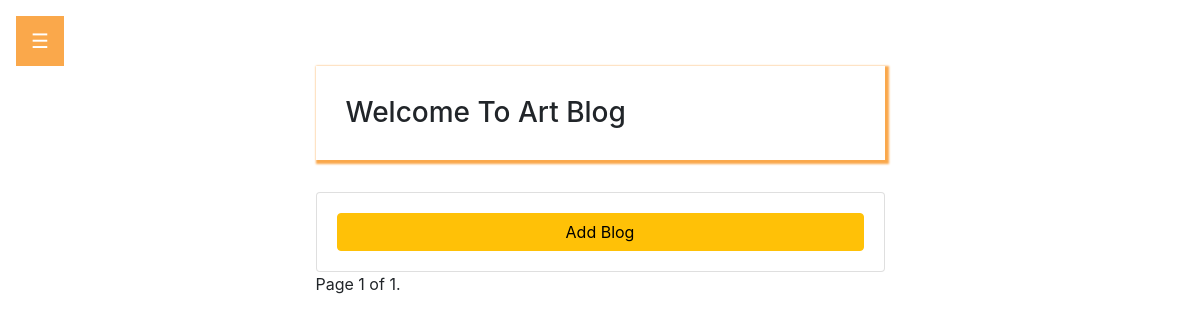
The app's page /blog/blogs/, older data.
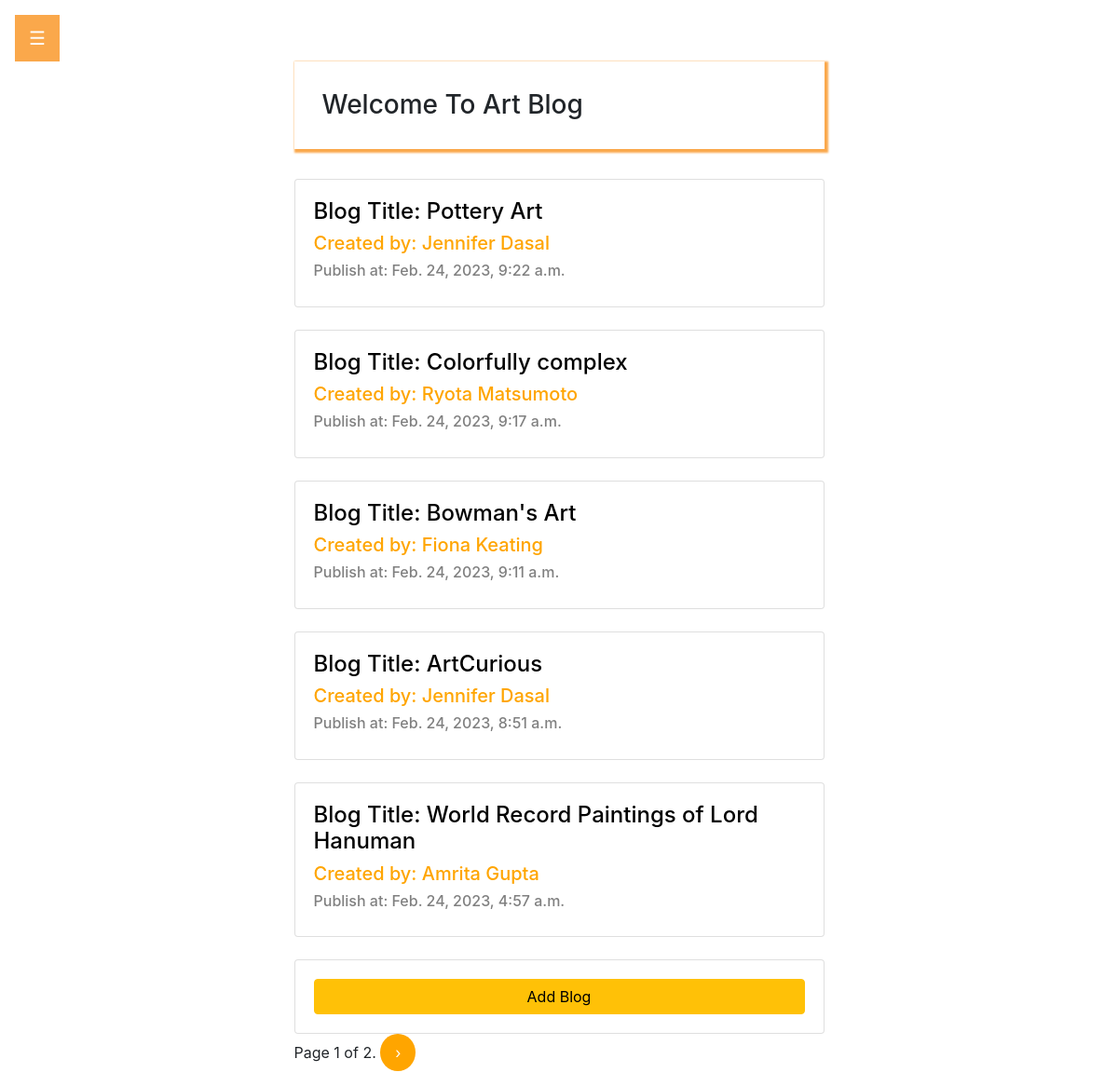
The same page, newer data.
### blog/models.py (models this page shows, shortened)
class BaseModel(models.Model):
    created_at = models.DateTimeField(auto_now_add=True)
    class Meta:
        abstract = True
        ordering = ['-created_at']

class Blog(BaseModel):
    author = models.ForeignKey(Author, on_delete=models.CASCADE,related_name='blogs')
    title = models.CharField(max_length=100)
    blog_content = models.TextField()
    def get_absolute_url(self):
        return reverse("blogdetail", kwargs={"pk": self.pk})

class Author(models.Model):
    name = models.CharField(max_length=100,null=False)
    about_author = models.TextField()
    def __str__(self):
        return self.name

### blog/views.py (the view)
# urls.py: path("blogs/", BlogListView.as_view(), name="blogs"),
class BlogListView(ListView):
    model = Blog
    paginate_by = 5

### blog/templates/blog/blog_list.html (shortened to what this page needs)
{% extends "base.html" %}
{% block content %}
   {% for blog in page_obj %}
        <div class="card">
            <a href=" {{blog.get_absolute_url}}"> <h4><span>Blog Title:</span> {{blog.title}}</h4></a>
            <a href="{% url 'authordetail' blog.author_id %}"><h5><span>Created by:</span> {{blog.author}}</h5></a>
            <h6><span>Publish at:</span> {{blog.created_at}}</h6>
        </div><br>
    {% endfor %}
    <div class="card">
        <button class="btn btn-warning" type="submit"><a href="{% url 'blogform' %}">Add Blog</a></button>
    </div>
    <div class="pagination">
        <footer>
                    <span>
                      Page {{ page_obj.number }} of {{ page_obj.paginator.num_pages }}.
                    </span>
                    {% if page_obj.has_next %}
                      <a href="?page={{ page_obj.next_page_number }}" class="next round">&#8250;</a>
                    {% endif %}
        </footer>
    </div>
{% endblock content %}

### blog/templates/base.html (shortened to what this page needs)
<!DOCTYPE html>
{% load static %}
<html lang="en">
<head>
    <link rel="stylesheet" href="{% static 'stylesheet.css' %}">
    <link rel="stylesheet" href="{% static 'bootstrap.min.css' %}">
</head>
<body>
       <nav>
          <div id="main">
            <button class="openbtn" onclick="openNav()">☰</button>
       <nav>
            <div class="row justify-content-center">
                <div class="col-md-6 offset-md-">
                    <h3>Welcome To Art Blog</h3>
                    <br>
                    {% block content %}
                    {% endblock content %}
                </div>
            </div>
        </div>
</body>
</html>

### blog/static/stylesheet.css (style rules this page uses)
body { font-family: "Lato", sans-serif; }
.openbtn { font-size: 20px; cursor: pointer; background-color: rgb(250, 168, 75); color: white; padding: 10px 15px; border: none; }
#main { transition: margin-left .5s; padding: 16px; }
h3 { padding: 30px; box-shadow: 2px 2px 2px 2px rgb(250, 168, 75); margin-top: 150px; }

### blog/templates/blog/blog_list.html (style rules this page uses)
.card { padding:20px; }
h6 { color:grey; }
h5 { color:orange; }
.round { border-radius: 50%; }
footer a { text-decoration: none; display: inline-block; padding: 8px 16px; background-color:orange; color:white; }
.card a { color:black; }

Row changes from the older to the newer data that the page shows:
added Blog: title "Pottery Art", author "Jennifer Dasal", created_at "Feb. 24, 2023, 9:22 a.m."
added Blog: title "Colorfully complex", author "Ryota Matsumoto", created_at "Feb. 24, 2023, 9:17 a.m."
added Blog: title "Bowman's Art", author "Fiona Keating", created_at "Feb. 24, 2023, 9:11 a.m."
added Blog: title "ArtCurious", author "Jennifer Dasal", created_at "Feb. 24, 2023, 8:51 a.m."
added Blog: title "World Record Paintings of Lord Hanuman", author "Amrita Gupta", created_at "Feb. 24, 2023, 4:57 a.m."
Text that changed along with them:
{{ page_obj.paginator.num_pages }}: "1" → "2"
